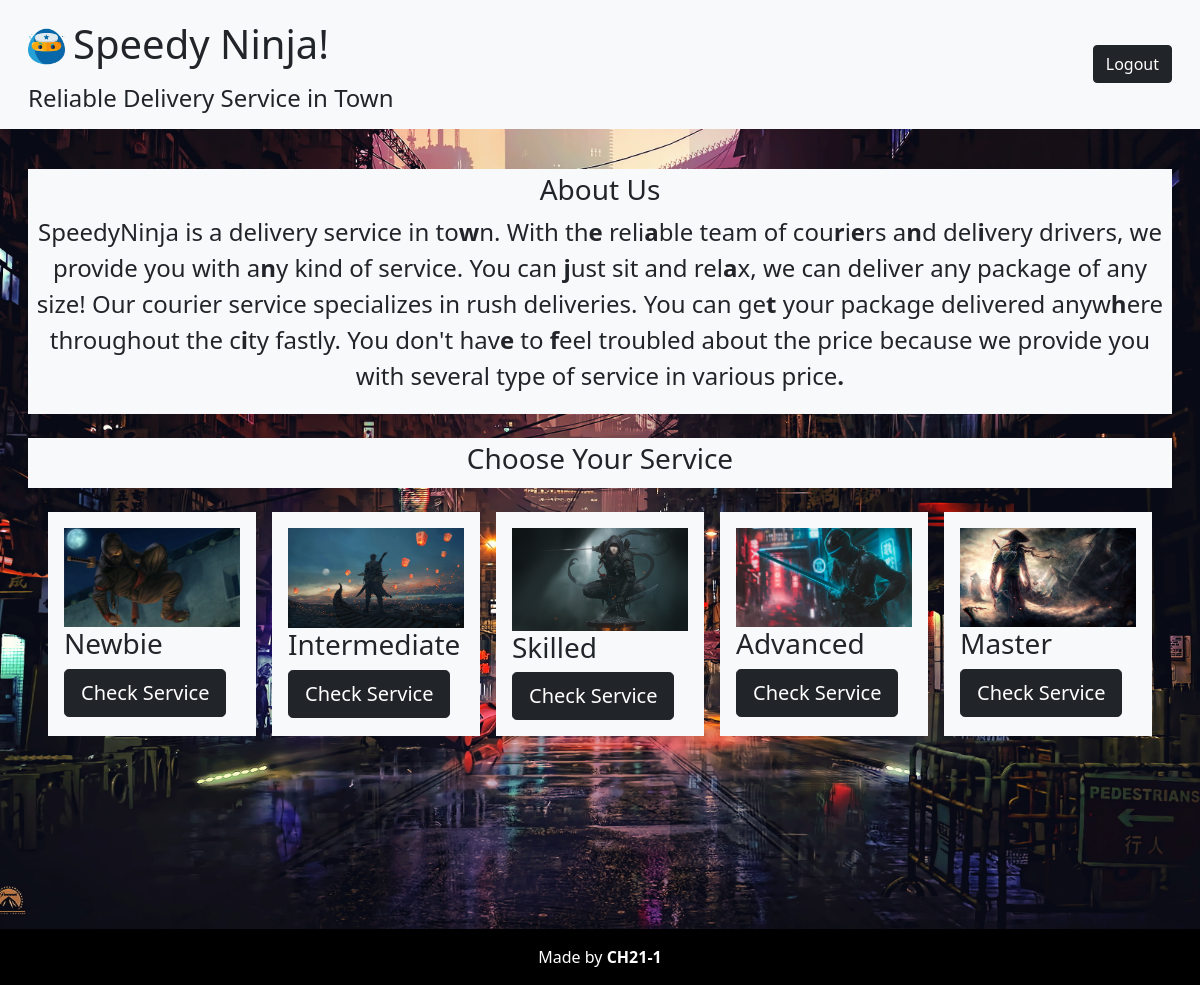
/homepage.php (signed in), run on the app's committed database.
### tables this page shows
CREATE TABLE `thieftype` (
  `thiefTypeId` int(11) NOT NULL,
  `thiefTypeName` varchar(30) NOT NULL,
  `thiefTypeDesc` varchar(255) NOT NULL,
  `thiefTypePrice` int(11) NOT NULL
);

### homepage.php (the view, shortened to what this page needs)
<?php
    include './components/header.inc.php';
    include './components/navbar.inc.php';
?>
<body>
    <div class="container-fluid bg-homepage">
        <div class="container-fluid d-flex flex-column p-3">
            <div class="container-fluid mt-4 p-1 bg-light text-center">
                <h3>About Us</h3>
                <p style="font-size:x-large">SpeedyNinja is a delivery service in to<b>w</b>n. With th<b>e</b> reli<b>a</b>ble team of cou<b>r</b>i<b>e</b>rs a<b>n</b>d del<b>i</b>very drivers, we provide you with a<b>n</b>y kind of service. You can <b>j</b>ust sit and rel<b>a</b>x, we can deliver any package of any size! Our courier service specializes in rush deliveries. You can ge<b>t</b> your package delivered anyw<b>h</b>ere throughout the c<b>i</b>ty fastly. You don't hav<b>e</b> to <b>f</b>eel troubled about the price because we provide you with several type of service in various price<b>.</b> </p>
            </div>
            <div class="container-fluid mt-4 p-1 bg-light text-center">
                <h3>Choose Your Service</h3>
            </div>
            <div class="container-fluid d-flex">
                <?php
                    $conn = getConnection();
                    $query = 'SELECT * FROM thiefType';
                    $result = $conn->query($query);
                    if(!$result){
                        echo mysqli_error($conn);
                    }
                    else{
                        while($row = $result->fetch_assoc()){
                ?>
                            <div class="container w-25 p-3 float-md-left mt-4 mx-2 bg-light">
                                <?php
                                    $thiefTypeId = $row["thiefTypeId"];
                                    $thiefTypeName = $row["thiefTypeName"];
                                ?>
                                <img src="./assets/ninja-<?php echo $thiefTypeId?>.jpg" style="max-width:100%">
                                <div class="form-group"><h3> <?php echo $thiefTypeName?> </h3></div>
                                <div class="form-group">
                                    <form action="./thief.php" method="get">
                                        <button type="submit" class="btn btn-dark btn-lg btn-block" name="id" value= <?php echo $thiefTypeId ?>>Check Service</button>
                                    </form>
                                </div>
                            </div>
                <?php
                        }
                    }
                ?>
            </div>
        </div>
    </div>
</body>
<?php
include './components/footer.inc.php';
?>
</html>

### components/header.inc.php (shortened to what this page needs)
<!DOCTYPE html>
<html lang="en">
<head>
    <link rel="stylesheet" href="./style/style.css">
    <link href="https://cdn.jsdelivr.net/npm/bootstrap@5.0.1/dist/css/bootstrap.min.css" rel="stylesheet">
</head>

### components/navbar.inc.php (shortened to what this page needs)
<nav class="navbar navbar-expand-lg navbar-light bg-light">
    <div class="container-fluid">
        <div>
            <div>
                <div class="p-2 d-flex">
                    <a href="./homepage.php"><img src="./assets/logo.png" alt="a" class="p-1 mt-2 mx-1" style="width: 45px; height: 45px;"></a>
                    <h1 class="mt-1"> Speedy Ninja!</h1>
                </div>
                <h4 class="mx-3">Reliable Delivery Service in Town</h4>
            </div>
        </div>
        <div class="d-flex align-items-center">
            <?php
                if(isset($_SESSION["USER"])){
            ?>
                <a href="./controller/logoutController.php" class="btn btn-dark btn-theme me-3"> Logout </a>
            <?php
                }
            ?>
        </div>
    </div>
</nav>

### components/footer.inc.php
<footer>
  <div class="text-center text-white p-3" style="background-color: rgba(0, 0, 0, 1);">
    Made by <b> CH21-1 </b>
  </div>
</footer>

### style/style.css (style rules this page uses)
body, html { height: 100%; }
.bg-homepage { background-image: url("../assets/wp-1.jpg"); height: 100%; background-position: center; background-repeat: no-repeat; background-size: cover; }

### data on the page
thieftype: shows a picture, thiefTypeName "Newbie", $thiefTypeId 1 (drawn)
thieftype: shows a picture, thiefTypeName "Intermediate", $thiefTypeId 2 (drawn)
thieftype: shows a picture, thiefTypeName "Skilled", $thiefTypeId 3 (drawn)
thieftype: shows a picture, thiefTypeName "Advanced", $thiefTypeId 4 (drawn)
thieftype: shows a picture, thiefTypeName "Master", $thiefTypeId 5 (drawn)
